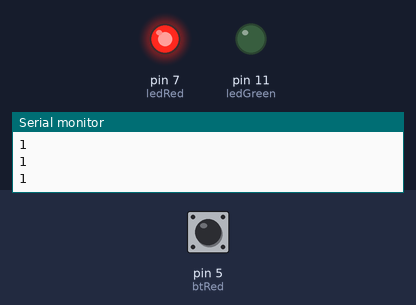
This sketch was run on a simulated Arduino Uno, built with avr-gcc and run on an emulated ATmega328P. Parts: output pins drawn as LEDs (lit = HIGH), the last lines printed to the serial monitor. The test bench sets the inputs (shaded band); at power-on: pin 5 (btRed) HIGH.

Above: at 1.2 s.
1.3 s: pin 5 (btRed) driven LOW
At 2.3 s:
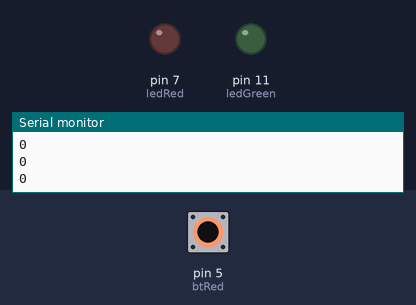
2.8 s: pin 5 (btRed) driven HIGH
At 3.5 s:
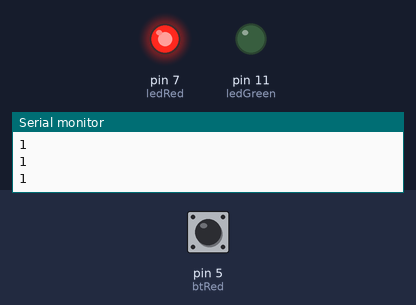
Timing chart, 0 to 5.8 s (numbered marks = the images above; inputs shaded):
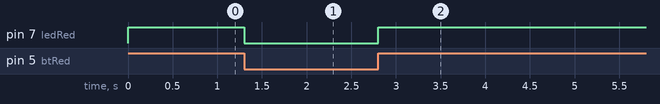

The sketch:

sketch.ino
```cpp
int ledRed = 7;
int ledGreen = 11;
int btRed = 5;
int valbtRed;
void setup() {
  Serial.begin(9600);
  pinMode(btRed, INPUT);
  pinMode(ledRed, OUTPUT);
  pinMode(ledGreen, OUTPUT);
}
void loop() {
  valbtRed = digitalRead(btRed);
  digitalWrite(ledRed, valbtRed);
  Serial.println(valbtRed);
  delay(100);
}
```

Measured:
- after the input at 1.3 s, pin 7 (ledRed): HIGH → LOW at once
- after the input at 2.8 s, pin 7 (ledRed): LOW → HIGH at once
